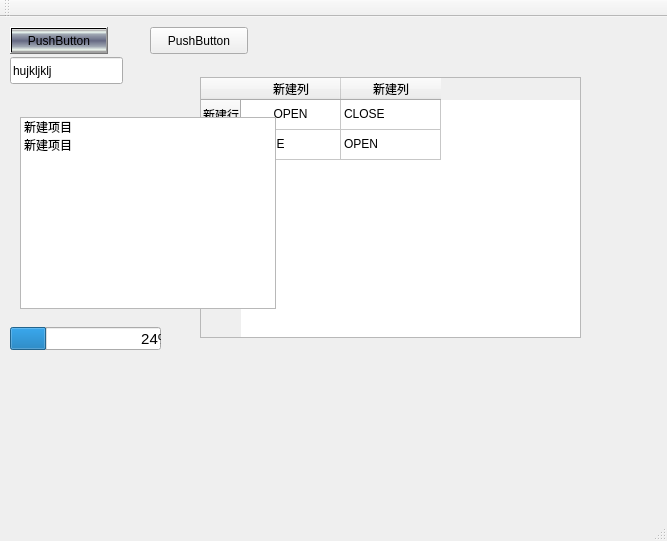
<?xml version="1.0" encoding="UTF-8"?>
<ui version="4.0">
 <class>MainWindow</class>
 <widget class="QMainWindow" name="MainWindow">
  <property name="geometry">
   <rect>
    <x>0</x>
    <y>0</y>
    <width>667</width>
    <height>541</height>
   </rect>
  </property>
  <property name="windowTitle">
   <string>MainWindow</string>
  </property>
  <widget class="QWidget" name="centralWidget">
   <widget class="QPushButton" name="pushButton">
    <property name="geometry">
     <rect>
      <x>10</x>
      <y>10</y>
      <width>98</width>
      <height>27</height>
     </rect>
    </property>
    <property name="styleSheet">
     <string notr="true">background-color: qlineargradient(spread:repeat, x1:0.458, y1:0, x2:0.463, y2:1, stop:0 rgba(240, 240, 240, 191), stop:0.0640394 rgba(162, 162, 162, 193), stop:0.137931 rgba(237, 249, 242, 255), stop:0.231527 rgba(147, 156, 169, 224), stop:0.512315 rgba(55, 60, 95, 191), stop:0.758621 rgba(147, 156, 169, 224), stop:0.91133 rgba(240, 249, 240, 255), stop:0.975369 rgba(0, 0, 0, 81));</string>
    </property>
    <property name="text">
     <string>PushButton</string>
    </property>
   </widget>
   <widget class="QLineEdit" name="lineEdit">
    <property name="geometry">
     <rect>
      <x>10</x>
      <y>40</y>
      <width>113</width>
      <height>27</height>
     </rect>
    </property>
    <property name="text">
     <string>hujkljklj</string>
    </property>
   </widget>
   <widget class="QProgressBar" name="progressBar">
    <property name="enabled">
     <bool>true</bool>
    </property>
    <property name="geometry">
     <rect>
      <x>10</x>
      <y>310</y>
      <width>151</width>
      <height>23</height>
     </rect>
    </property>
    <property name="sizePolicy">
     <sizepolicy hsizetype="Expanding" vsizetype="Fixed">
      <horstretch>0</horstretch>
      <verstretch>3</verstretch>
     </sizepolicy>
    </property>
    <property name="font">
     <font>
      <pointsize>11</pointsize>
     </font>
    </property>
    <property name="value">
     <number>24</number>
    </property>
    <property name="alignment">
     <set>Qt::AlignLeading|Qt::AlignLeft|Qt::AlignVCenter</set>
    </property>
    <property name="orientation">
     <enum>Qt::Horizontal</enum>
    </property>
    <property name="invertedAppearance">
     <bool>false</bool>
    </property>
    <property name="textDirection">
     <enum>QProgressBar::TopToBottom</enum>
    </property>
    <property name="format">
     <string>                                  %p%</string>
    </property>
   </widget>
   <widget class="QPushButton" name="pushButton_2">
    <property name="geometry">
     <rect>
      <x>150</x>
      <y>10</y>
      <width>98</width>
      <height>27</height>
     </rect>
    </property>
    <property name="styleSheet">
     <string notr="true"/>
    </property>
    <property name="text">
     <string>PushButton</string>
    </property>
   </widget>
   <widget class="QTableWidget" name="tableWidget">
    <property name="geometry">
     <rect>
      <x>200</x>
      <y>60</y>
      <width>381</width>
      <height>261</height>
     </rect>
    </property>
    <property name="styleSheet">
     <string notr="true">QAbstractItemView::item::text{
    align:center;
}</string>
    </property>
    <row>
     <property name="text">
      <string>新建行</string>
     </property>
    </row>
    <row>
     <property name="text">
      <string>新建行</string>
     </property>
    </row>
    <column>
     <property name="text">
      <string>新建列</string>
     </property>
    </column>
    <column>
     <property name="text">
      <string>新建列</string>
     </property>
    </column>
    <item row="0" column="0">
     <property name="text">
      <string>OPEN</string>
     </property>
     <property name="textAlignment">
      <set>AlignHCenter|AlignVCenter|AlignCenter</set>
     </property>
    </item>
    <item row="0" column="1">
     <property name="text">
      <string>CLOSE</string>
     </property>
    </item>
    <item row="1" column="0">
     <property name="text">
      <string>CLOSE</string>
     </property>
    </item>
    <item row="1" column="1">
     <property name="text">
      <string>OPEN</string>
     </property>
    </item>
   </widget>
   <widget class="QListWidget" name="listWidget">
    <property name="geometry">
     <rect>
      <x>20</x>
      <y>100</y>
      <width>256</width>
      <height>192</height>
     </rect>
    </property>
    <item>
     <property name="text">
      <string>新建项目</string>
     </property>
    </item>
    <item>
     <property name="text">
      <string>新建项目</string>
     </property>
    </item>
   </widget>
  </widget>
  <widget class="QMenuBar" name="menuBar">
   <property name="geometry">
    <rect>
     <x>0</x>
     <y>0</y>
     <width>667</width>
     <height>26</height>
    </rect>
   </property>
  </widget>
  <widget class="QToolBar" name="mainToolBar">
   <attribute name="toolBarArea">
    <enum>TopToolBarArea</enum>
   </attribute>
   <attribute name="toolBarBreak">
    <bool>false</bool>
   </attribute>
  </widget>
  <widget class="QStatusBar" name="statusBar"/>
 </widget>
 <layoutdefault spacing="6" margin="11"/>
 <resources/>
 <connections/>
</ui>
